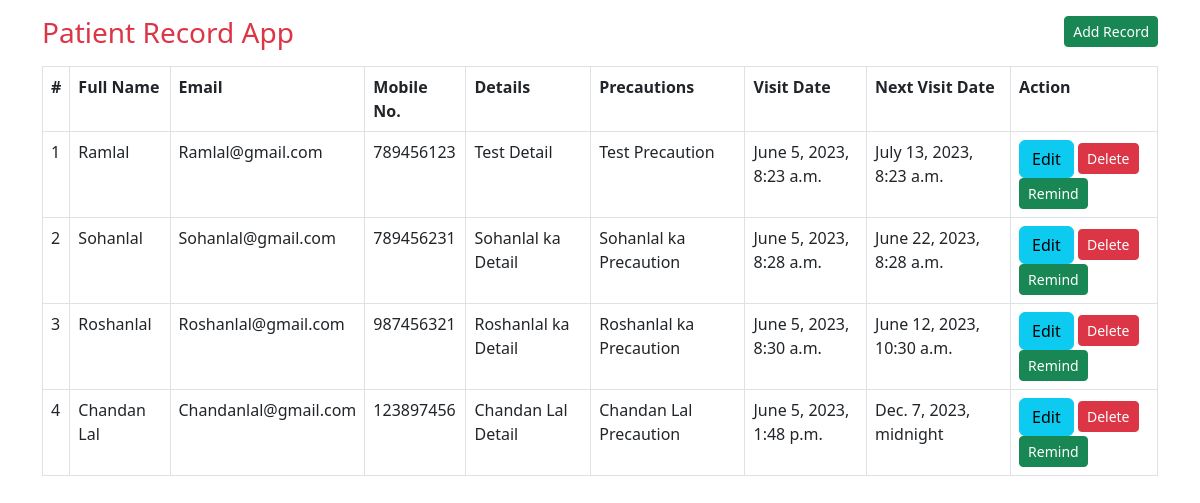
The app's page /, older data.
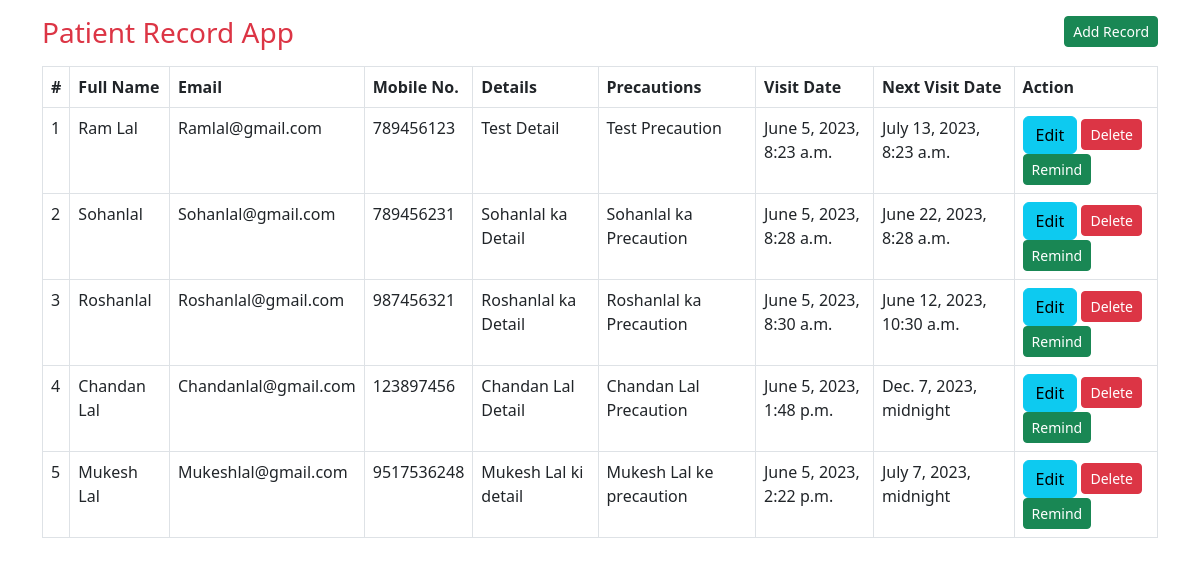
The same page, newer data.
### main/models.py (models this page shows, shortened)
class Patient(models.Model):
    full_name=models.CharField(max_length=100)
    email=models.CharField(max_length=100)
    mobile_no=models.CharField(max_length=15)
    address=models.TextField()
    detail=models.TextField()
    precaution=models.TextField()
    visit_date=models.DateTimeField(auto_now_add=True)
    next_visit_date=models.DateTimeField()

### main/views.py (the view)
# urls.py: path('',views.home,name='home'),
def home(request):
    data=Patient.objects.all()
    return render(request, 'home.html',{'data':data})

### main/templates/home.html (shortened to what this page needs)
{% load static %}
<!DOCTYPE html>
<html lang="en">
<head>
    <link rel="stylesheet" href="{% static 'bootstrap.min.css' %}">
</head>
<body>
    <main class="container">
        <div class="row justify-content-between">
    <div class="col-auto">
        <h3 class="my-3"><span class="text-danger">Patient Record App</span></h3>
    </div>
    <div class="col-auto">
        <a href="/add-patient" class="btn btn-sm btn-success mt-3">Add Record</a>
    </div>
</div>
    <table class="table table-bordered">
        <tr>
            <th>#</th>
            <th>Full Name</th>
            <th>Email</th>
            <th>Mobile No.</th>
            <th>Details</th>
            <th>Precautions</th>
            <th>Visit Date</th>
            <th>Next Visit Date</th>
            <th>Action</th>
        </tr>
        {% if data %}
            {% for patient in data %}
            <tr>
                <td>{{patient.id}}</td>
                <td>{{patient.full_name}}</td>
                <td>{{patient.email}}</td>
                <td>{{patient.mobile_no}}</td>
                <td>{{patient.detail}}</td>
                <td>{{patient.precaution}}</td>
                <td>{{patient.visit_date}}</td>
                <td>{{patient.next_visit_date}}</td>
                <td>
                    <a href="/update-patient/{{patient.id}}" class="btn btn-info btm-sm">Edit</a>
                    <a onclick="return confirm('Are you sure to delete this record?')" href="/delete-patient/{{patient.id}}" class="btn btn-danger btn-sm">Delete</a>
                    <a href="#" class="btn btn-success btn-sm">Remind</a>
                </td>
            </tr>
            {% endfor %}
        {% endif %}
    </table>
</main>
</body>
</html>

Row changes from the older to the newer data that the page shows:
changed Patient "Ramlal@gmail.com": full_name "Ramlal" → "Ram Lal"
added Patient: id "5", full_name "Mukesh Lal", email "Mukeshlal@gmail.com", mobile_no "9517536248", detail "Mukesh Lal ki detail", precaution "Mukesh Lal ke precaution", visit_date "June 5, 2023, 2:22 p.m.", next_visit_date "July 7, 2023, midnight"
